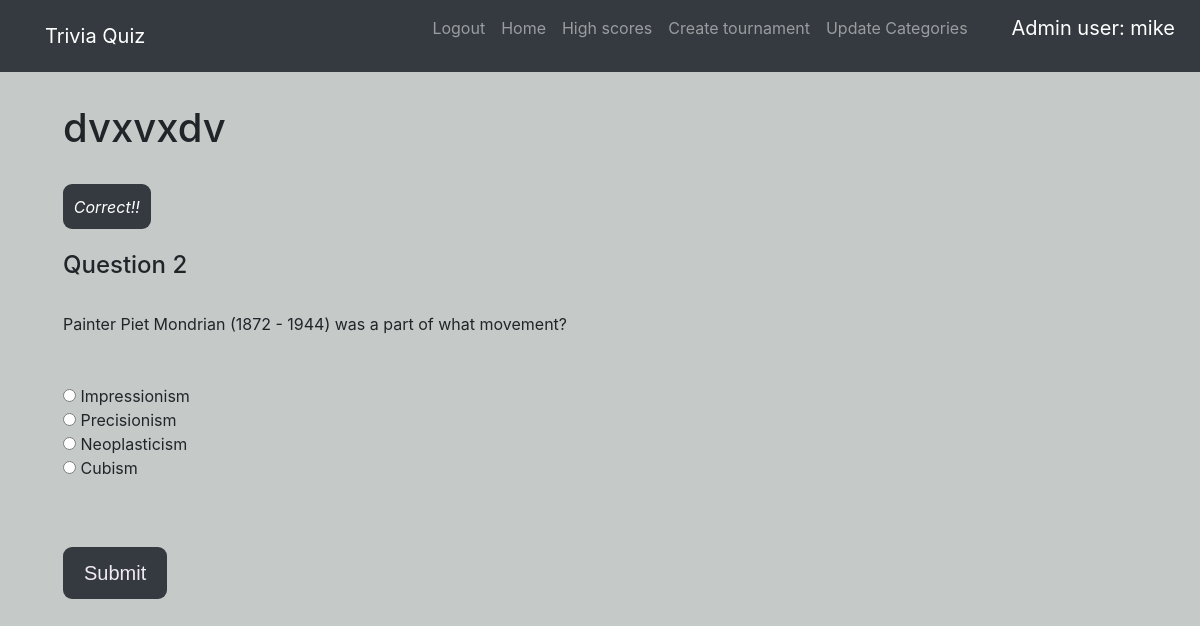
Screenshot of /113 (signed in) with the database file from the repository.
### quiz/models.py (models this page shows, shortened)
class Quiz(models.Model):
    name = models.CharField(max_length=255)
    start_date = models.DateField(auto_now=False)
    end_date = models.DateField(auto_now=False)
    category = models.ForeignKey(QuizCategory, on_delete=models.CASCADE)
    difficulty = models.CharField(
        max_length=1,
        choices=Difficulty,
        default='&'
    )

class Question(models.Model):
    question = models.CharField(max_length=255)
    quiz = models.ForeignKey(Quiz, on_delete=models.CASCADE)
    correct_answer = models.CharField(max_length=255)
    class Meta:
        ordering = ['question']

class Answer(models.Model):
    question = models.ForeignKey(Question, on_delete=models.CASCADE)
    answer = models.CharField(max_length=255)

### quiz/views.py (the view, shortened to what this page needs)
# urls.py: path('<int:pk>', views.Play.as_view(), name='play'),
class Play(PlayQuiz, LoginMixin, View):
    def get(self, request, **kwargs):
        quiz = Quiz.objects.get(pk=kwargs["pk"])
        questions = Question.objects.filter(quiz=quiz)
        question, last_question = self.get_questions(request, quiz, questions)
        answers = list(Answer.objects.filter(question=question))
        random.shuffle(answers)  # Make sure correct answer is in different spot each question
        question_count = self.get_question_count(quiz, request)
        response = self.get_response(last_question, request.user)
        template, context = self.check_if_last_question(question_count, request, quiz, response, question, answers, len(questions))
        return render(request, template, context)

### quiz/play_quiz.py (called while the page is built)
    def get_questions(self, request, quiz, questions):
        question = None
        last_question = None
        for q in questions:
            last_question = question
            question = q
            s, c = Score.objects.get_or_create(user=request.user, quiz=quiz, question=question)
            if c or s.answered is False:
                break
        return question, last_question

    def get_question_count(self, quiz, request):
        scores = Score.objects.filter(quiz=quiz, user=request.user)
        score_count = 0
        for s in scores:
            if s.answered is True:
                score_count += 1
        return score_count

    def get_response(self, last_question, user):
        response = None
        if last_question:
            score = Score.objects.get(question=last_question, user=user)
            if score.correct == 1:
                response = "Correct!!"
            else:
                response = "Incorrect, the answer was: " + last_question.correct_answer
        return response

    def check_if_last_question(self, question_count, request, quiz, response, question, answers, questions_length):
        if question_count == questions_length:
            score = self.get_scores([request.user], [quiz])
            return 'quiz/final_score.html', {"score": score[0]["Scores"][0]["Score"], "response": response}
        else:
            return 'quiz/quiz_detail.html', {"quiz": quiz,
                                             "question": question,
                                             "answers": answers,
                                             "response": response,
                                             "number": (question_count + 1)}

### templates/quiz/quiz_detail.html (shortened to what this page needs)
{% extends 'index.html' %}
{% block display_quizzes %}
    {% if quiz %}
        <h1>{{quiz.name}}</h1>
        <br>
    {% endif %}
    {% if response %}
        <div class ="response">
            <i>{{ response }}</i>
        </div>
    {% endif %}
    <br>
    <form action="{% url 'play' quiz.id %}" method="post">
        <h4>Question {{ number }}</h4>
        <br>
        {{question.question}}
        <br><br><br>
        {% for a in answers %}
            <input type="radio" name="answer" required value="{{ a.answer }}"> {{a.answer}}<br>
        {% endfor %}
        <br>
        <input class="btn" type="submit" value="Submit">
    </form>
{% endblock %}

### templates/index.html (shortened to what this page needs)
<!DOCTYPE html>
<html lang="en">
  <head>
    {% load static %}
    <link href= "{% static 'bootstrap/vendor/bootstrap/css/bootstrap.min.css' %}" rel="stylesheet" type="text/css">
    {% load static %}
    <link href= "{% static 'bootstrap/css/4-col-portfolio.css' %}" rel="stylesheet" type="text/css">
  </head>
  <body>
    {% block nav %}
          <nav class="navbar navbar-expand-lg navbar-dark bg-dark fixed-top">
            <div class="container">
              <a class="navbar-brand" href="#">Trivia Quiz</a>
              <div class="collapse navbar-collapse" id="navbarResponsive">
                <ul class="navbar-nav ml-auto">
                {% if user.is_authenticated %}
                  <li class="nav-item">
                    <a class="nav-link" href="{% url 'logout' %}">Logout</a>
                  </li>
                  <li class="nav-item">
                    <a class="nav-link" href="{% url 'home' %}">Home</a>
                  </li>
                  <li class="nav-item">
                    <a class="nav-link" href="{% url 'highscores' %}">High scores</a>
                  </li>
                  {%if user.is_superuser %}
                  <li class="nav-item">
                    <a class="nav-link" href="{% url 'create' %}">Create tournament</a>
                  </li>
                  <li class="nav-item">
                     <a class="nav-link" href="{% url 'update' %}">Update Categories</a>
                  </li>
                  <li class="nav-item">
                      <p class="navbar-brand user">Admin user: {{ user.username }}</p>
                  </li>
                  {% else %}
                    <li class="nav-item"><p class="navbar-brand user">User: {{ user.username }}</p></li>
                  {% endif %}
              {% else %}
              <li class="nav-item"><a class="nav-link" href="{% url 'login' %}">Login</a></li>
              <li class="nav-item"><a class="nav-link" href="{% url 'signup' %}">Sign up</a></li>
              {% endif %}
                </ul>
              </div>
            </div>
          </nav>
    {% endblock %}
    <div class="container">
    {% block display_quizzes %}
        {% if user.is_authenticated %}
            {% if quizzes %}
                {% if quizzes.incomplete %}
                    {% for q in quizzes.incomplete %}
                              {% load static %}
                    {% endfor %}
                {% endif %}
                {% if quizzes.current %}
                    {% for q in quizzes.current %}
                              {% load static %}
                    {% endfor %}
                {% else %}
                    <br>
                    There are no current quizzes.
                {% endif %}
                {% if quizzes.coming_soon %}
                    {% for q in quizzes.coming_soon %}
                              {% load static %}
                    {% endfor %}
                {% endif %}
            {% endif %}
        {% endif %}
    {% endblock %}
    </div>
    {% load static %}
    {% load static %}
  </body>
</html>

### rows the page displays
Quiz: name "dvxvxdv"
Question: question "Painter Piet Mondrian (1872 - 1944) was a part of what movement?"
Answer: answer "Impressionism"
Answer: answer "Precisionism"
Answer: answer "Neoplasticism"
Answer: answer "Cubism"

### other values shown
{{ user.username }} "mike"
{{ response }} "Correct!!"
{{ number }} "2"
